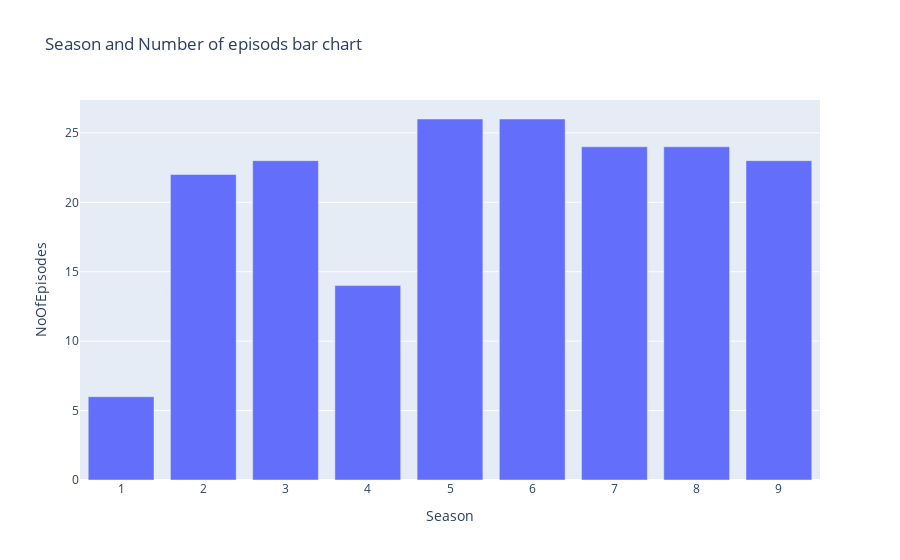

Here is the notebook cell this chart was saved with:
### Code cell
# In this case we count the number of episodes in each season
e=df.groupby(('Season'),as_index=False).count()
e=e[['Season','episode_number']]
e.rename(columns={'episode_number':'NoOfEpisodes'},inplace=True)
fig = px.bar(e, x="Season", y="NoOfEpisodes",title="Season and Number of episods bar chart")
fig.show()

### Figure 1 — Plotly figure (JSON) as saved in the notebook; plotly's stock layout.template omitted (floating-point values rounded to 4 significant figures)
{"data": [{"alignmentgroup": "True", "hovertemplate": "Season=%{x}<br>NoOfEpisodes=%{y}<extra></extra>", "legendgroup": "", "marker": {"color": "#636efa", "pattern": {"shape": ""}}, "name": "", "offsetgroup": "", "orientation": "v", "showlegend": false, "textposition": "auto", "type": "bar", "x": [1, 2, 3, 4, 5, 6, 7, 8, 9], "xaxis": "x", "y": [6, 22, 23, 14, 26, 26, 24, 24, 23], "yaxis": "y"}], "layout": {"barmode": "relative", "legend": {"tracegroupgap": 0}, "title": {"text": "Season and Number of episods bar chart"}, "xaxis": {"anchor": "y", "domain": [0, 1], "title": {"text": "Season"}}, "yaxis": {"anchor": "x", "domain": [0, 1], "title": {"text": "NoOfEpisodes"}}}}
